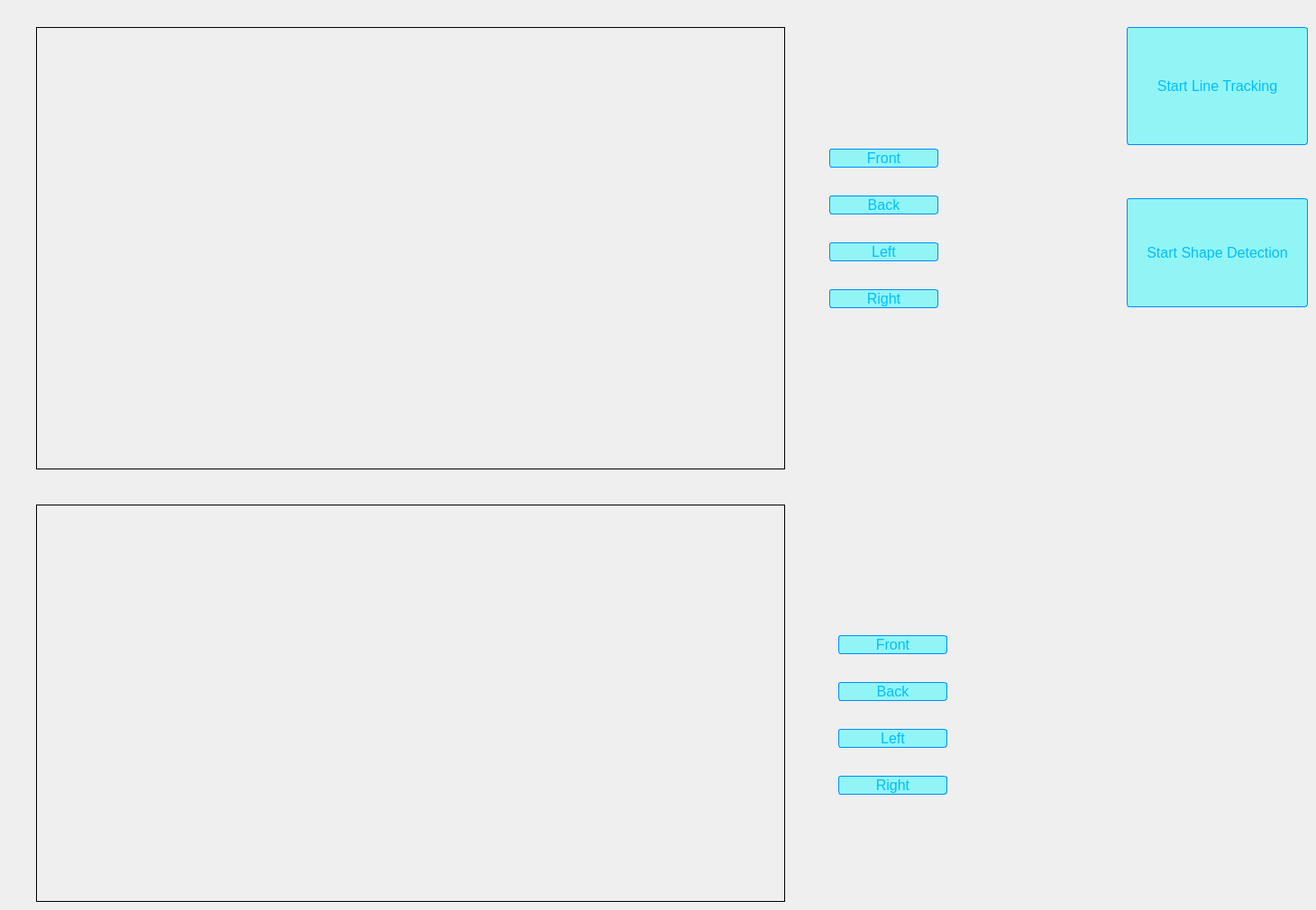
    <widget class="QWidget" name="tab">
     <attribute name="title">
      <string>Main</string>
     </attribute>
     <widget class="QLabel" name="MainDisplay">
      <property name="geometry">
       <rect>
        <x>40</x>
        <y>30</y>
        <width>831</width>
        <height>491</height>
       </rect>
      </property>
      <property name="frameShape">
       <enum>QFrame::Box</enum>
      </property>
      <property name="text">
       <string/>
      </property>
     </widget>
     <widget class="QLabel" name="MainDisplay_2">
      <property name="geometry">
       <rect>
        <x>40</x>
        <y>560</y>
        <width>831</width>
        <height>441</height>
       </rect>
      </property>
      <property name="frameShape">
       <enum>QFrame::Box</enum>
      </property>
      <property name="text">
       <string/>
      </property>
     </widget>
     <widget class="QWidget" name="layoutWidget">
      <property name="geometry">
       <rect>
        <x>920</x>
        <y>140</y>
        <width>121</width>
        <height>231</height>
       </rect>
      </property>
      <layout class="QVBoxLayout" name="verticalLayout_3">
       <item>
        <widget class="QPushButton" name="Front_3">
         <property name="font">
          <font>
           <pointsize>12</pointsize>
          </font>
         </property>
         <property name="styleSheet">
          <string notr="true">background-color: 
                                 rgba(0,255,255,100);
                                 color: rgba(0,190,255,255);
                                 border-style: solid;
                                 border-radius: 3px;
                                 border-width: 0.5px;
                                 border-color: 
                                 rgba(0,140,255,255);</string>
         </property>
         <property name="text">
          <string>Front</string>
         </property>
        </widget>
       </item>
       <item>
        <widget class="QPushButton" name="Back_3">
         <property name="font">
          <font>
           <pointsize>12</pointsize>
          </font>
         </property>
         <property name="styleSheet">
          <string notr="true">background-color: 
                                 rgba(0,255,255,100);
                                 color: rgba(0,190,255,255);
                                 border-style: solid;
                                 border-radius: 3px;
                                 border-width: 0.5px;
                                 border-color: 
                                 rgba(0,140,255,255);</string>
         </property>
         <property name="text">
          <string>Back</string>
         </property>
        </widget>
       </item>
       <item>
        <widget class="QPushButton" name="Left_3">
         <property name="font">
          <font>
           <pointsize>12</pointsize>
          </font>
         </property>
         <property name="styleSheet">
          <string notr="true">background-color: 
                                 rgba(0,255,255,100);
                                 color: rgba(0,190,255,255);
                                 border-style: solid;
                                 border-radius: 3px;
                                 border-width: 0.5px;
                                 border-color: 
                                 rgba(0,140,255,255);</string>
         </property>
         <property name="text">
          <string>Left</string>
         </property>
        </widget>
       </item>
       <item>
        <widget class="QPushButton" name="Right_3">
         <property name="font">
          <font>
           <pointsize>12</pointsize>
          </font>
         </property>
         <property name="styleSheet">
          <string notr="true">background-color: 
                                 rgba(0,255,255,100);
                                 color: rgba(0,190,255,255);
                                 border-style: solid;
                                 border-radius: 3px;
                                 border-width: 0.5px;
                                 border-color: 
                                 rgba(0,140,255,255);</string>
         </property>
         <property name="text">
          <string>Right</string>
         </property>
        </widget>
       </item>
      </layout>
     </widget>
     <widget class="QWidget" name="layoutWidget_10">
      <property name="geometry">
       <rect>
        <x>930</x>
        <y>680</y>
        <width>121</width>
        <height>231</height>
       </rect>
      </property>
      <layout class="QVBoxLayout" name="verticalLayout_32">
       <item>
        <widget class="QPushButton" name="Front_5">
         <property name="font">
          <font>
           <pointsize>12</pointsize>
          </font>
         </property>
         <property name="styleSheet">
          <string notr="true">background-color: 
                                 rgba(0,255,255,100);
                                 color: rgba(0,190,255,255);
                                 border-style: solid;
                                 border-radius: 3px;
                                 border-width: 0.5px;
                                 border-color: 
                                 rgba(0,140,255,255);</string>
         </property>
         <property name="text">
          <string>Front</string>
         </property>
        </widget>
       </item>
       <item>
        <widget class="QPushButton" name="Back_5">
         <property name="font">
          <font>
           <pointsize>12</pointsize>
          </font>
         </property>
         <property name="styleSheet">
          <string notr="true">background-color: 
                                 rgba(0,255,255,100);
                                 color: rgba(0,190,255,255);
                                 border-style: solid;
                                 border-radius: 3px;
                                 border-width: 0.5px;
                                 border-color: 
                                 rgba(0,140,255,255);</string>
         </property>
         <property name="text">
          <string>Back</string>
         </property>
        </widget>
       </item>
       <item>
        <widget class="QPushButton" name="Left_5">
         <property name="font">
          <font>
           <pointsize>12</pointsize>
          </font>
         </property>
         <property name="styleSheet">
          <string notr="true">background-color: 
                                 rgba(0,255,255,100);
                                 color: rgba(0,190,255,255);
                                 border-style: solid;
                                 border-radius: 3px;
                                 border-width: 0.5px;
                                 border-color: 
                                 rgba(0,140,255,255);</string>
         </property>
         <property name="text">
          <string>Left</string>
         </property>
        </widget>
       </item>
       <item>
        <widget class="QPushButton" name="Right_5">
         <property name="font">
          <font>
           <pointsize>12</pointsize>
          </font>
         </property>
         <property name="styleSheet">
          <string notr="true">background-color: 
                                 rgba(0,255,255,100);
                                 color: rgba(0,190,255,255);
                                 border-style: solid;
                                 border-radius: 3px;
                                 border-width: 0.5px;
                                 border-color: 
                                 rgba(0,140,255,255);</string>
         </property>
         <property name="text">
          <string>Right</string>
         </property>
        </widget>
       </item>
      </layout>
     </widget>
     <widget class="QPushButton" name="Right_6">
      <property name="geometry">
       <rect>
        <x>1250</x>
        <y>30</y>
        <width>201</width>
        <height>131</height>
       </rect>
      </property>
      <property name="font">
       <font>
        <pointsize>12</pointsize>
       </font>
      </property>
      <property name="styleSheet">
       <string notr="true">background-color: 
                                 rgba(0,255,255,100);
                                 color: rgba(0,190,255,255);
                                 border-style: solid;
                                 border-radius: 3px;
                                 border-width: 0.5px;
                                 border-color: 
                                 rgba(0,140,255,255);</string>
      </property>
      <property name="text">
       <string>Start Line Tracking</string>
      </property>
     </widget>
     <widget class="QPushButton" name="Right_7">
      <property name="geometry">
       <rect>
        <x>1250</x>
        <y>220</y>
        <width>201</width>
        <height>121</height>
       </rect>
      </property>
      <property name="font">
       <font>
        <pointsize>12</pointsize>
       </font>
      </property>
      <property name="styleSheet">
       <string notr="true">background-color: 
                                 rgba(0,255,255,100);
                                 color: rgba(0,190,255,255);
                                 border-style: solid;
                                 border-radius: 3px;
                                 border-width: 0.5px;
                                 border-color: 
                                 rgba(0,140,255,255);</string>
      </property>
      <property name="text">
       <string>Start Shape Detection</string>
      </property>
     </widget>
    </widget>
